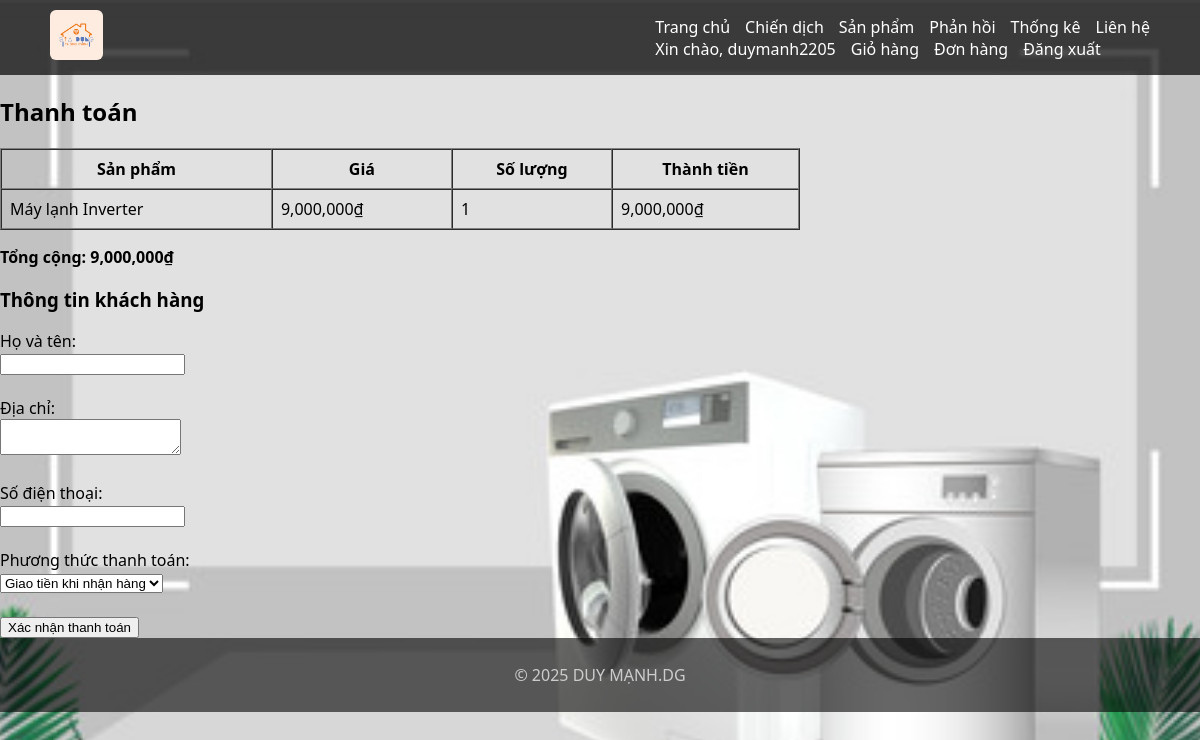
Page /checkout (signed in) on the committed database.
### tables this page shows
CREATE TABLE cart_items (
    id INTEGER PRIMARY KEY AUTOINCREMENT,
    user_id INTEGER,
    product_id INTEGER,
    quantity INTEGER,
    FOREIGN KEY(user_id) REFERENCES users(id),
    FOREIGN KEY(product_id) REFERENCES products(id)
);

CREATE TABLE products (
    id INTEGER PRIMARY KEY AUTOINCREMENT,
    name TEXT,
    description TEXT,
    price INTEGER,
    image_url TEXT,
    category_id INTEGER,
    FOREIGN KEY(category_id) REFERENCES categories(id)
);

### app.py (the view, shortened to what this page needs)
@app.route('/checkout', methods=['GET', 'POST'])
def checkout():
    if 'user_id' not in session:
        flash("Bạn cần đăng nhập để thanh toán.")
        return redirect(url_for('login'))
    user_id = session['user_id']
    conn = get_db()
    c = conn.cursor()
    c.execute("""
        SELECT cart_items.id, products.id AS product_id, products.name, products.price, products.image_url, cart_items.quantity
        FROM cart_items
        JOIN products ON cart_items.product_id = products.id
        WHERE cart_items.user_id = ?
    """, (user_id,))
    items = c.fetchall()
    total = sum(item['price'] * item['quantity'] for item in items)
    conn.close()
    return render_template('checkout.html', items=items, total=total, payment_method='Giao tiền khi nhận hàng')

### app.py (called while the page is built)
def get_db():
    conn = sqlite3.connect(DATABASE)
    conn.row_factory = sqlite3.Row
    return conn

### templates/checkout.html (shortened to what this page needs)
{% extends "base.html" %}
{% block content %}
<h2>Thanh toán</h2>
<form method="POST" action="{{ url_for('checkout') }}">
    <table border="1" cellpadding="8" cellspacing="0" style="width: 100%; max-width: 800px;">
        <thead>
            <tr>
                <th>Sản phẩm</th>
                <th>Giá</th>
                <th>Số lượng</th>
                <th>Thành tiền</th>
            </tr>
        </thead>
        <tbody>
        {% for item in items %}
            {% set item_total = item['price'] * item['quantity'] %}
            <tr>
                <td>{{ item['name'] }}</td>
                <td>{{ "{:,.0f}".format(item['price']) }}₫</td>
                <td>{{ item['quantity'] }}</td>
                <td>{{ "{:,.0f}".format(item_total) }}₫</td>
            </tr>
        {% endfor %}
        </tbody>
    </table>
    <p><strong>Tổng cộng: {{ "{:,.0f}".format(total) }}₫</strong></p>
    <h3>Thông tin khách hàng</h3>
    <label for="customer_name">Họ và tên:</label><br>
    <input type="text" id="customer_name" name="customer_name" required
           value="{{ customer_name if customer_name is defined else '' }}"><br><br>
    <label for="address">Địa chỉ:</label><br>
    <textarea id="address" name="address" required>{{ address if address is defined else '' }}</textarea><br><br>
    <label for="phone">Số điện thoại:</label><br>
    <input type="text" id="phone" name="phone" required
           value="{{ phone if phone is defined else '' }}"><br><br>
    <label for="payment_method">Phương thức thanh toán:</label><br>
    <select id="payment_method" name="payment_method">
        <option value="Giao tiền khi nhận hàng" {% if payment_method == 'Giao tiền khi nhận hàng' %}selected{% endif %}>Giao tiền khi nhận hàng</option>
    </select><br><br>
    <button type="submit">Xác nhận thanh toán</button>
</form>
{% endblock %}

### static/css/style.css (style rules this page uses)
body { margin: 0; padding: 0; font-family: 'Segoe UI', sans-serif; background: url('/static/images/background.jpg') no-repeat center center fixed; background-size: cover; background-repeat: no-repeat; background-position: center center; position: relative; min-height: 100vh; }

### rows in the picture
cart_items: name "Máy lạnh Inverter", quantity "1", item_total "9,000,000"
products: price "9,000,000"

### other values in the picture
{{ session['username'] }} "duymanh2205"
{{ "{:,.0f}".format(total) }} "9,000,000"
